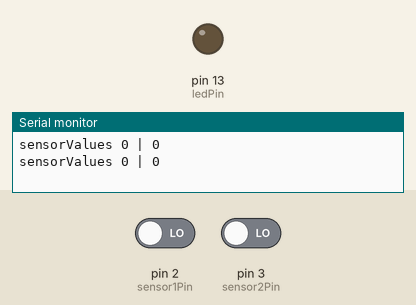
Recording of a sketch running on a simulated Arduino Uno, built with avr-gcc and run on an emulated ATmega328P. On the bench: output pins drawn as LEDs (lit = HIGH), the last lines printed to the serial monitor. The inputs (shaded band) are chosen by the test bench; at power-on: pin 2 (sensor1Pin) LOW, pin 3 (sensor2Pin) LOW.

Above: at 1.2 s.
1.3 s: pin 2 (sensor1Pin) driven HIGH and pin 3 (sensor2Pin) driven HIGH
At 2.4 s:
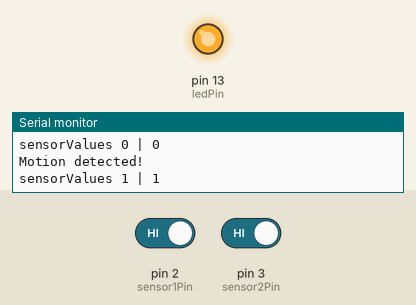
2.8 s: pin 2 (sensor1Pin) driven LOW
At 3.5 s:
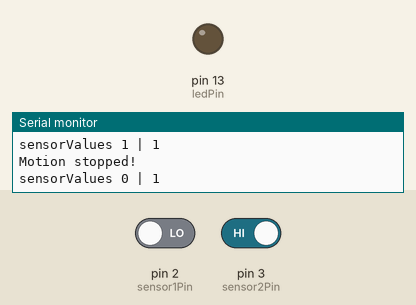
4.3 s: pin 2 (sensor1Pin) driven HIGH
At 4.7 s:
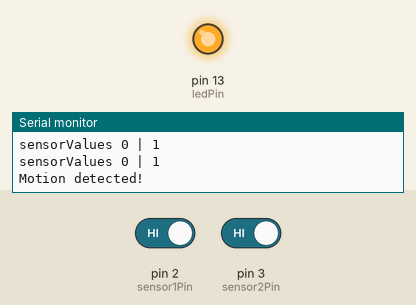
5.8 s: pin 3 (sensor2Pin) driven LOW
At 7.0 s:
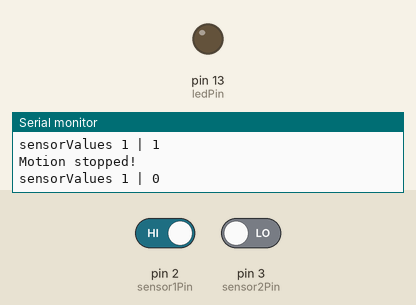
Timing chart, 0 to 8.3 s (numbered marks = the images above; inputs shaded):
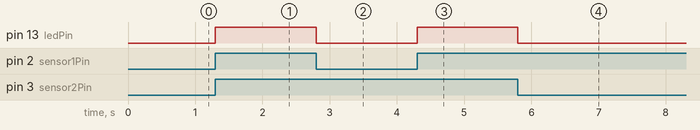

The sketch:

DualPirSensor.ino
```cpp
// (licence header left out)
/*
  Sensor-Setup:
  Pin 2 - Receive Pin for sensor 1
  Pin 3 - Receive Pin for sensor 2
  Pin 13 - LED, just for debugging
 */
const int ledPin = 13;
const int sensor1Pin = 2;
const int sensor2Pin = 3;

int sensorState = LOW;
int sensor1Value = 0;
int sensor2Value = 0;

void setup() {
  pinMode(ledPin, OUTPUT);
  pinMode(sensor1Pin, INPUT);
  pinMode(sensor2Pin, INPUT);
  Serial.begin(115200);
}

unsigned long nextSerialPrint = 0;
int serialPrintInterval = 1000;  // In milliseconds

void loop() {
  sensor1Value = digitalRead(sensor1Pin);
  sensor2Value = digitalRead(sensor2Pin);
  if (sensor1Value == HIGH && sensor2Value == HIGH) {
    digitalWrite(ledPin, HIGH);

    if (sensorState == LOW) {
      Serial.println("Motion detected!");
      sensorState = HIGH;
    }
  } else {
    digitalWrite(ledPin, LOW);

    if (sensorState == HIGH) {
      Serial.println("Motion stopped!");
      sensorState = LOW;
    }
  }

  unsigned long now = millis();
  if (now >= nextSerialPrint) {
    nextSerialPrint = now + serialPrintInterval;

    Serial.print("sensorValues ");
    Serial.print(sensor1Value);
    Serial.print(" | ");
    Serial.println(sensor2Value);
  }

  delay(3);  // Short delay
}
```

Measured:
- after the input at 1.3 s, pin 13 (ledPin): LOW → HIGH at once
- after the input at 2.8 s, pin 13 (ledPin): HIGH → LOW at once
- after the input at 4.3 s, pin 13 (ledPin): LOW → HIGH at once
- after the input at 5.8 s, pin 13 (ledPin): HIGH → LOW at once
